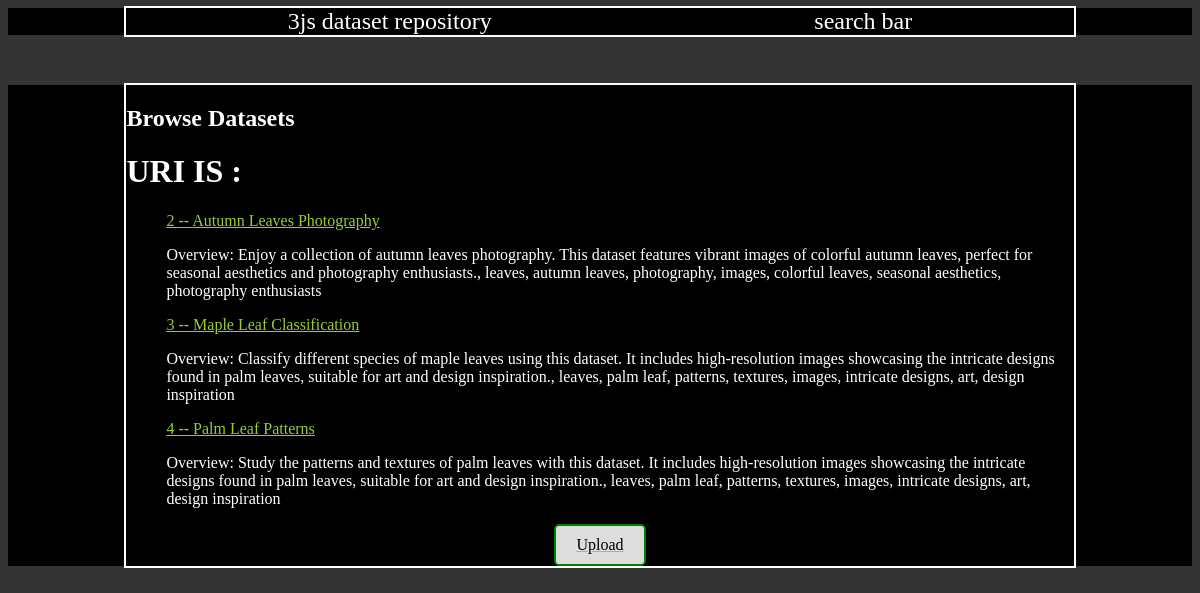
The page / on the database its author committed.
### base/models.py (models this page shows, shortened)
class Dataset(models.Model):
  title = models.CharField(max_length=200)
  overview = models.TextField()
  file = models.FileField(upload_to="uploads/")

### base/views.py (the view)
# urls.py: path("", views.home, name="home"),
def home(request):
  datasets = Dataset.objects.all()
  return render(request, "base/home.html", {"datasets" : datasets})

### base/templates/base/home.html (shortened to what this page needs)
<!DOCTYPE html>
<html lang="en">
<head>
</head>
<body>
  <header>
    <nav>
      <div class="logo">
        3js dataset repository
      </div>
      <div class="search">
        search bar
      </div>
    </nav>
  </header>
  <main>
    <div class="inner">
      <div class="browse">
        <h2>Browse Datasets</h2>
  <h1>URI IS : {{ uri }}</h1>
        <ul>
          {% for dataset in datasets %}
            <a href="/dataset/{{ dataset.id }}"><li>{{ dataset.id}} -- {{ dataset.title }} </li></a>
            <p>Overview: {{ dataset.overview }} </p>
          {% endfor %}
        </ul>
      </div>
      <a href="upload/"><div class="upload">Upload</div></a>
    </div>
  </main>
</body>
</html>

### base/templates/base/home.html (style rules this page uses)
body { background-color: #333; color: white; }
header { background-color: black; display: flex; justify-content: center; align-items: center; }
header nav { outline: white 2px solid; width: 80%; display: flex; justify-content: space-around; align-items: center; color: white; font-size: 24px; }
main { background-color: black; display: flex; justify-content: center; margin-top: 50px; align-items: center; }
main .inner { outline: 2px solid white; width: 80%; display: flex; flex-direction: column; justify-content: center; align-items: center; }
.upload { border: 2px solid green; padding: 10px 20px; background-color: #ddd; color: black; border-radius: 5px; }
li { list-style-type: none; }
a { color: yellowgreen; }

### rows shown on the page
Dataset: id "2", title "Autumn Leaves Photography", overview "Enjoy a collection of autumn leaves photography. This dataset features vibrant images of colorful autumn leaves, perfect for seasonal aesthetics and photography enthusiasts., leaves, autumn leaves, photography, images, colorful leaves, seasonal aesthetics, photography enthusiasts"
Dataset: id "3", title "Maple Leaf Classification", overview "Classify different species of maple leaves using this dataset. It includes high-resolution images showcasing the intricate designs found in palm leaves, suitable for art and design inspiration., leaves, palm leaf, patterns, textures, images, intricate designs, art, design inspiration"
Dataset: id "4", title "Palm Leaf Patterns", overview "Study the patterns and textures of palm leaves with this dataset. It includes high-resolution images showcasing the intricate designs found in palm leaves, suitable for art and design inspiration., leaves, palm leaf, patterns, textures, images, intricate designs, art, design inspiration"
